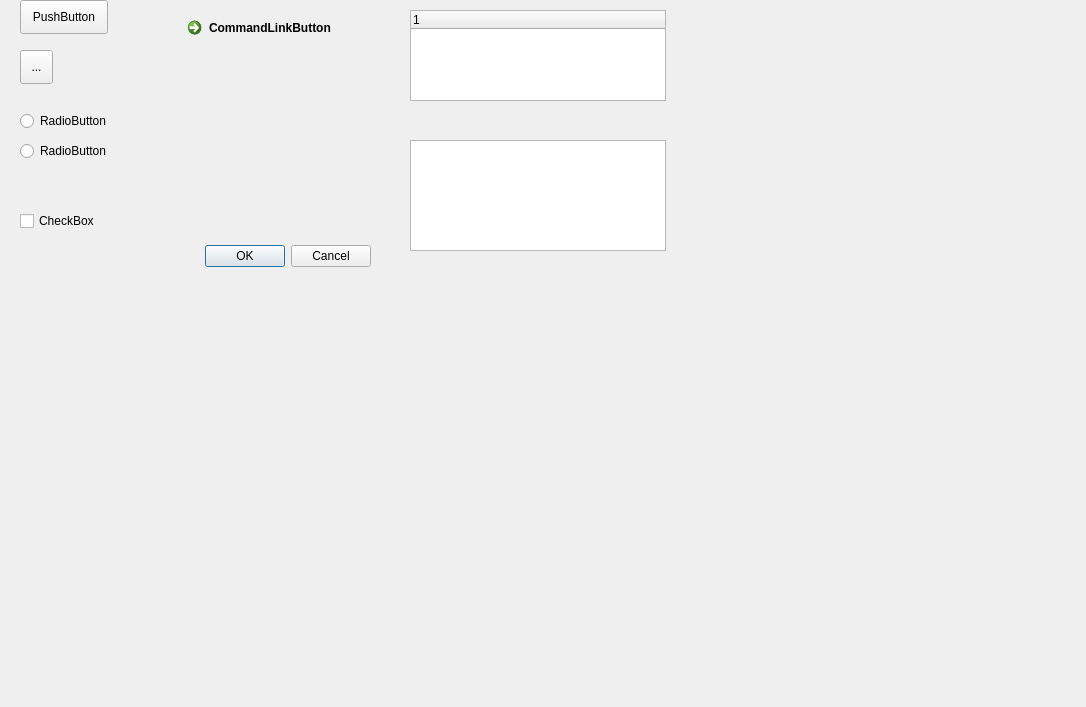
<?xml version="1.0" encoding="UTF-8"?>
<ui version="4.0">
 <class>Dialog</class>
 <widget class="QDialog" name="Dialog">
  <property name="geometry">
   <rect>
    <x>0</x>
    <y>0</y>
    <width>1086</width>
    <height>707</height>
   </rect>
  </property>
  <property name="windowTitle">
   <string>Dialog</string>
  </property>
  <widget class="QDialogButtonBox" name="buttonBox">
   <property name="geometry">
    <rect>
     <x>30</x>
     <y>240</y>
     <width>341</width>
     <height>32</height>
    </rect>
   </property>
   <property name="orientation">
    <enum>Qt::Horizontal</enum>
   </property>
   <property name="standardButtons">
    <set>QDialogButtonBox::Cancel|QDialogButtonBox::Ok</set>
   </property>
  </widget>
  <widget class="QPushButton" name="pushButton">
   <property name="geometry">
    <rect>
     <x>20</x>
     <y>0</y>
     <width>88</width>
     <height>34</height>
    </rect>
   </property>
   <property name="text">
    <string>PushButton</string>
   </property>
  </widget>
  <widget class="QToolButton" name="toolButton">
   <property name="geometry">
    <rect>
     <x>20</x>
     <y>50</y>
     <width>33</width>
     <height>34</height>
    </rect>
   </property>
   <property name="text">
    <string>...</string>
   </property>
  </widget>
  <widget class="QRadioButton" name="radioButton">
   <property name="geometry">
    <rect>
     <x>20</x>
     <y>110</y>
     <width>105</width>
     <height>22</height>
    </rect>
   </property>
   <property name="text">
    <string>RadioButton</string>
   </property>
  </widget>
  <widget class="QCheckBox" name="checkBox">
   <property name="geometry">
    <rect>
     <x>20</x>
     <y>210</y>
     <width>88</width>
     <height>22</height>
    </rect>
   </property>
   <property name="text">
    <string>CheckBox</string>
   </property>
  </widget>
  <widget class="QCommandLinkButton" name="commandLinkButton">
   <property name="geometry">
    <rect>
     <x>180</x>
     <y>10</y>
     <width>171</width>
     <height>41</height>
    </rect>
   </property>
   <property name="text">
    <string>CommandLinkButton</string>
   </property>
  </widget>
  <widget class="QRadioButton" name="radioButton_2">
   <property name="geometry">
    <rect>
     <x>20</x>
     <y>140</y>
     <width>105</width>
     <height>22</height>
    </rect>
   </property>
   <property name="text">
    <string>RadioButton</string>
   </property>
  </widget>
  <widget class="QTreeWidget" name="treeWidget">
   <property name="geometry">
    <rect>
     <x>410</x>
     <y>10</y>
     <width>256</width>
     <height>91</height>
    </rect>
   </property>
   <column>
    <property name="text">
     <string notr="true">1</string>
    </property>
   </column>
  </widget>
  <widget class="QTableWidget" name="tableWidget">
   <property name="geometry">
    <rect>
     <x>410</x>
     <y>140</y>
     <width>256</width>
     <height>111</height>
    </rect>
   </property>
  </widget>
 </widget>
 <resources/>
 <connections>
  <connection>
   <sender>buttonBox</sender>
   <signal>accepted()</signal>
   <receiver>Dialog</receiver>
   <slot>accept()</slot>
   <hints>
    <hint type="sourcelabel">
     <x>248</x>
     <y>254</y>
    </hint>
    <hint type="destinationlabel">
     <x>157</x>
     <y>274</y>
    </hint>
   </hints>
  </connection>
  <connection>
   <sender>buttonBox</sender>
   <signal>rejected()</signal>
   <receiver>Dialog</receiver>
   <slot>reject()</slot>
   <hints>
    <hint type="sourcelabel">
     <x>316</x>
     <y>260</y>
    </hint>
    <hint type="destinationlabel">
     <x>286</x>
     <y>274</y>
    </hint>
   </hints>
  </connection>
 </connections>
</ui>
